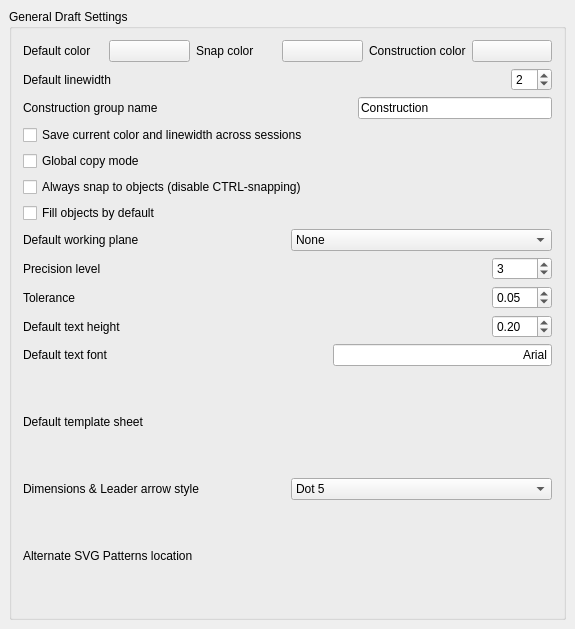
<?xml version="1.0" encoding="UTF-8"?>
<ui version="4.0">
 <class>Gui::Dialog::DlgSettingsDraft</class>
 <widget class="QWidget" name="Gui::Dialog::DlgSettingsDraft">
  <property name="geometry">
   <rect>
    <x>0</x>
    <y>0</y>
    <width>575</width>
    <height>629</height>
   </rect>
  </property>
  <property name="windowTitle">
   <string>General settings</string>
  </property>
  <layout class="QVBoxLayout">
   <property name="spacing">
    <number>6</number>
   </property>
   <property name="margin">
    <number>9</number>
   </property>
   <item>
    <widget class="QGroupBox" name="groupBox">
     <property name="title">
      <string>General Draft Settings</string>
     </property>
     <layout class="QVBoxLayout" name="verticalLayout_2">
      <item>
       <layout class="QHBoxLayout" name="horizontalLayout_2">
        <item>
         <widget class="QLabel" name="label_2">
          <property name="text">
           <string>Default color</string>
          </property>
         </widget>
        </item>
        <item>
         <widget class="Gui::PrefColorButton" name="gui::prefcolorbutton">
          <property name="toolTip">
           <string>the default color for new objects</string>
          </property>
          <property name="color">
           <color>
            <red>0</red>
            <green>0</green>
            <blue>0</blue>
           </color>
          </property>
          <property name="prefEntry" stdset="0">
           <cstring>color</cstring>
          </property>
          <property name="prefPath" stdset="0">
           <cstring>Mod/Draft</cstring>
          </property>
         </widget>
        </item>
        <item>
         <widget class="QLabel" name="label_4">
          <property name="text">
           <string>Snap color</string>
          </property>
         </widget>
        </item>
        <item>
         <widget class="Gui::PrefColorButton" name="gui::prefcolorbutton_2">
          <property name="toolTip">
           <string>the default color for snap symbols</string>
          </property>
          <property name="color">
           <color>
            <red>0</red>
            <green>0</green>
            <blue>0</blue>
           </color>
          </property>
          <property name="prefEntry" stdset="0">
           <cstring>snapcolor</cstring>
          </property>
          <property name="prefPath" stdset="0">
           <cstring>Mod/Draft</cstring>
          </property>
         </widget>
        </item>
        <item>
         <widget class="QLabel" name="label_9">
          <property name="text">
           <string>Construction color</string>
          </property>
         </widget>
        </item>
        <item>
         <widget class="Gui::PrefColorButton" name="gui::prefcolorbutton_3">
          <property name="toolTip">
           <string>This is the default color for objects being drawn while in construction mode.</string>
          </property>
          <property name="color">
           <color>
            <red>44</red>
            <green>125</green>
            <blue>255</blue>
           </color>
          </property>
          <property name="prefEntry" stdset="0">
           <cstring>constructioncolor</cstring>
          </property>
          <property name="prefPath" stdset="0">
           <cstring>Mod/Draft</cstring>
          </property>
         </widget>
        </item>
       </layout>
      </item>
      <item>
       <layout class="QHBoxLayout" name="horizontalLayout_3">
        <item>
         <widget class="QLabel" name="label_3">
          <property name="text">
           <string>Default linewidth</string>
          </property>
         </widget>
        </item>
        <item>
         <spacer name="horizontalSpacer_9">
          <property name="orientation">
           <enum>Qt::Horizontal</enum>
          </property>
          <property name="sizeHint" stdset="0">
           <size>
            <width>40</width>
            <height>20</height>
           </size>
          </property>
         </spacer>
        </item>
        <item>
         <widget class="Gui::PrefSpinBox" name="gui::prefspinbox">
          <property name="toolTip">
           <string>the default linewidth for new objects</string>
          </property>
          <property name="value">
           <number>2</number>
          </property>
          <property name="prefEntry" stdset="0">
           <cstring>linewidth</cstring>
          </property>
          <property name="prefPath" stdset="0">
           <cstring>Mod/Draft</cstring>
          </property>
         </widget>
        </item>
       </layout>
      </item>
      <item>
       <layout class="QHBoxLayout" name="horizontalLayout_10">
        <item>
         <widget class="QLabel" name="label_10">
          <property name="text">
           <string>Construction group name</string>
          </property>
         </widget>
        </item>
        <item>
         <spacer name="horizontalSpacer">
          <property name="orientation">
           <enum>Qt::Horizontal</enum>
          </property>
          <property name="sizeHint" stdset="0">
           <size>
            <width>40</width>
            <height>20</height>
           </size>
          </property>
         </spacer>
        </item>
        <item>
         <widget class="Gui::PrefLineEdit" name="gui::preflineedit_2">
          <property name="toolTip">
           <string>This is the default group name for construction geometry</string>
          </property>
          <property name="text">
           <string>Construction</string>
          </property>
          <property name="prefEntry" stdset="0">
           <cstring>constructiongroupname</cstring>
          </property>
          <property name="prefPath" stdset="0">
           <cstring>Mod/Draft</cstring>
          </property>
         </widget>
        </item>
       </layout>
      </item>
      <item>
       <layout class="QHBoxLayout" name="horizontalLayout_4">
        <item>
         <widget class="Gui::PrefCheckBox" name="gui::prefcheckbox">
          <property name="toolTip">
           <string>check this if you want to use the color/linewidth from the toolbar as default</string>
          </property>
          <property name="text">
           <string>Save current color and linewidth across sessions</string>
          </property>
          <property name="prefEntry" stdset="0">
           <cstring>saveonexit</cstring>
          </property>
          <property name="prefPath" stdset="0">
           <cstring>Mod/Draft</cstring>
          </property>
         </widget>
        </item>
       </layout>
      </item>
      <item>
       <layout class="QHBoxLayout" name="horizontalLayout_7">
        <item>
         <widget class="Gui::PrefCheckBox" name="gui::prefcheckbox_5">
          <property name="toolTip">
           <string>If this is checked, copy mode will be kept across command, otherwise commands will always start in no-copy mode</string>
          </property>
          <property name="text">
           <string>Global copy mode</string>
          </property>
          <property name="prefEntry" stdset="0">
           <cstring>copymode</cstring>
          </property>
          <property name="prefPath" stdset="0">
           <cstring>Mod/Draft</cstring>
          </property>
         </widget>
        </item>
       </layout>
      </item>
      <item>
       <layout class="QHBoxLayout" name="horizontalLayout_5">
        <item>
         <widget class="Gui::PrefCheckBox" name="gui::prefcheckbox_8">
          <property name="toolTip">
           <string>If this is checked, you will always snap to existing objects while drawing. If not, you will be snapping only when pressing CTRL.</string>
          </property>
          <property name="text">
           <string>Always snap to objects (disable CTRL-snapping)</string>
          </property>
          <property name="prefEntry" stdset="0">
           <cstring>alwaysSnap</cstring>
          </property>
          <property name="prefPath" stdset="0">
           <cstring>Mod/Draft</cstring>
          </property>
         </widget>
        </item>
       </layout>
      </item>
      <item>
       <layout class="QHBoxLayout" name="horizontalLayout_8">
        <item>
         <widget class="Gui::PrefCheckBox" name="gui::prefcheckbox_6">
          <property name="toolTip">
           <string>If this is checked, objects will appear as filled as default. Otherwise, they will appear as wireframe</string>
          </property>
          <property name="text">
           <string>Fill objects by default</string>
          </property>
          <property name="prefEntry" stdset="0">
           <cstring>fillmode</cstring>
          </property>
          <property name="prefPath" stdset="0">
           <cstring>Mod/Draft</cstring>
          </property>
         </widget>
        </item>
       </layout>
      </item>
      <item>
       <layout class="QHBoxLayout" name="horizontalLayout_9">
        <item>
         <widget class="QLabel" name="label_12">
          <property name="text">
           <string>Default working plane</string>
          </property>
         </widget>
        </item>
        <item>
         <widget class="Gui::PrefComboBox" name="gui::prefcombobox_2">
          <property name="prefEntry" stdset="0">
           <cstring>defaultWP</cstring>
          </property>
          <property name="prefPath" stdset="0">
           <cstring>Mod/Draft</cstring>
          </property>
          <item>
           <property name="text">
            <string>None</string>
           </property>
          </item>
          <item>
           <property name="text">
            <string>XY (Top)</string>
           </property>
          </item>
          <item>
           <property name="text">
            <string>XZ (Front)</string>
           </property>
          </item>
          <item>
           <property name="text">
            <string>YZ (Side)</string>
           </property>
          </item>
         </widget>
        </item>
       </layout>
      </item>
      <item>
       <layout class="QHBoxLayout" name="horizontalLayout_13">
        <item>
         <widget class="QLabel" name="label_8">
          <property name="text">
           <string>Precision level</string>
          </property>
         </widget>
        </item>
        <item>
         <widget class="Gui::PrefSpinBox" name="gui::prefspinbox_3">
          <property name="maximumSize">
           <size>
            <width>60</width>
            <height>16777215</height>
           </size>
          </property>
          <property name="toolTip">
           <string>The number of decimals in internal coordinates operations (for ex. 3 = 0.001)</string>
          </property>
          <property name="value">
           <number>3</number>
          </property>
          <property name="prefEntry" stdset="0">
           <cstring>precision</cstring>
          </property>
          <property name="prefPath" stdset="0">
           <cstring>Mod/Draft</cstring>
          </property>
         </widget>
        </item>
       </layout>
      </item>
      <item>
       <layout class="QHBoxLayout" name="horizontalLayout_15">
        <item>
         <widget class="QLabel" name="label_7">
          <property name="text">
           <string>Tolerance</string>
          </property>
         </widget>
        </item>
        <item>
         <widget class="Gui::PrefDoubleSpinBox" name="gui::prefdoublespinbox">
          <property name="maximumSize">
           <size>
            <width>60</width>
            <height>16777215</height>
           </size>
          </property>
          <property name="toolTip">
           <string>This is the value used by functions that use a tolerance.
Values with differences below this value will be treated as same.</string>
          </property>
          <property name="suffix">
           <string/>
          </property>
          <property name="singleStep">
           <double>0.010000000000000</double>
          </property>
          <property name="value">
           <double>0.050000000000000</double>
          </property>
          <property name="prefEntry" stdset="0">
           <cstring>tolerance</cstring>
          </property>
          <property name="prefPath" stdset="0">
           <cstring>Mod/Draft</cstring>
          </property>
         </widget>
        </item>
       </layout>
      </item>
      <item>
       <layout class="QHBoxLayout" name="horizontalLayout_6">
        <item>
         <widget class="QLabel" name="label_6">
          <property name="text">
           <string>Default text height</string>
          </property>
         </widget>
        </item>
        <item>
         <widget class="Gui::PrefDoubleSpinBox" name="gui::prefdoublespinbox_2">
          <property name="maximumSize">
           <size>
            <width>60</width>
            <height>16777215</height>
           </size>
          </property>
          <property name="toolTip">
           <string>Default height for texts and dimensions</string>
          </property>
          <property name="value">
           <double>0.200000000000000</double>
          </property>
          <property name="prefEntry" stdset="0">
           <cstring>textheight</cstring>
          </property>
          <property name="prefPath" stdset="0">
           <cstring>Mod/Draft</cstring>
          </property>
         </widget>
        </item>
       </layout>
      </item>
      <item>
       <layout class="QHBoxLayout" name="horizontalLayout_12">
        <item>
         <widget class="QLabel" name="label_5">
          <property name="text">
           <string>Default text font</string>
          </property>
         </widget>
        </item>
        <item>
         <spacer name="horizontalSpacer_3">
          <property name="orientation">
           <enum>Qt::Horizontal</enum>
          </property>
          <property name="sizeHint" stdset="0">
           <size>
            <width>40</width>
            <height>20</height>
           </size>
          </property>
         </spacer>
        </item>
        <item>
         <widget class="Gui::PrefLineEdit" name="gui::preflineedit">
          <property name="toolTip">
           <string>This is the default font name for all Draft texts and dimensions.
It can be a font name such as &quot;Arial&quot;, a default style such as &quot;sans&quot;, &quot;serif&quot;
or &quot;mono&quot;, or a family such as &quot;Arial,Helvetica,sans&quot; or a name with a style
such as &quot;Arial:Bold&quot;</string>
          </property>
          <property name="text">
           <string>Arial</string>
          </property>
          <property name="alignment">
           <set>Qt::AlignRight|Qt::AlignTrailing|Qt::AlignVCenter</set>
          </property>
          <property name="prefEntry" stdset="0">
           <cstring>textfont</cstring>
          </property>
          <property name="prefPath" stdset="0">
           <cstring>Mod/Draft</cstring>
          </property>
         </widget>
        </item>
       </layout>
      </item>
      <item>
       <layout class="QHBoxLayout" name="horizontalLayout_11">
        <item>
         <widget class="QLabel" name="label_11">
          <property name="text">
           <string>Default template sheet</string>
          </property>
         </widget>
        </item>
        <item>
         <spacer name="horizontalSpacer_11">
          <property name="orientation">
           <enum>Qt::Horizontal</enum>
          </property>
          <property name="sizeHint" stdset="0">
           <size>
            <width>40</width>
            <height>20</height>
           </size>
          </property>
         </spacer>
        </item>
        <item>
         <widget class="Gui::PrefFileChooser" name="gui::preffilechooser_2">
          <property name="minimumSize">
           <size>
            <width>300</width>
            <height>0</height>
           </size>
          </property>
          <property name="toolTip">
           <string>The default template to use when creating a new drawing sheet</string>
          </property>
          <property name="prefEntry" stdset="0">
           <cstring>template</cstring>
          </property>
          <property name="prefPath" stdset="0">
           <cstring>Mod/Draft</cstring>
          </property>
         </widget>
        </item>
       </layout>
      </item>
      <item>
       <layout class="QHBoxLayout" name="horizontalLayout_14">
        <item>
         <widget class="QLabel" name="label">
          <property name="text">
           <string>Dimensions &amp; Leader arrow style</string>
          </property>
         </widget>
        </item>
        <item>
         <widget class="Gui::PrefComboBox" name="gui::prefcombobox">
          <property name="prefEntry" stdset="0">
           <cstring>dimsymbol</cstring>
          </property>
          <property name="prefPath" stdset="0">
           <cstring>Mod/Draft</cstring>
          </property>
          <item>
           <property name="text">
            <string>Dot 5</string>
           </property>
          </item>
          <item>
           <property name="text">
            <string>Dot 7</string>
           </property>
          </item>
          <item>
           <property name="text">
            <string>Dot 9</string>
           </property>
          </item>
          <item>
           <property name="text">
            <string>Circle 5</string>
           </property>
          </item>
          <item>
           <property name="text">
            <string>Circle 7</string>
           </property>
          </item>
          <item>
           <property name="text">
            <string>Circle 9</string>
           </property>
          </item>
          <item>
           <property name="text">
            <string>Slash 5</string>
           </property>
          </item>
          <item>
           <property name="text">
            <string>Slash 7</string>
           </property>
          </item>
          <item>
           <property name="text">
            <string>Slash 9</string>
           </property>
          </item>
          <item>
           <property name="text">
            <string>Backslash 5</string>
           </property>
          </item>
          <item>
           <property name="text">
            <string>Backslash 7</string>
           </property>
          </item>
          <item>
           <property name="text">
            <string>Backslash 9</string>
           </property>
          </item>
         </widget>
        </item>
       </layout>
      </item>
      <item>
       <layout class="QHBoxLayout" name="horizontalLayout">
        <item>
         <widget class="QLabel" name="label_13">
          <property name="text">
           <string>Alternate SVG Patterns location</string>
          </property>
         </widget>
        </item>
        <item>
         <spacer name="horizontalSpacer_10">
          <property name="orientation">
           <enum>Qt::Horizontal</enum>
          </property>
          <property name="sizeHint" stdset="0">
           <size>
            <width>40</width>
            <height>20</height>
           </size>
          </property>
         </spacer>
        </item>
        <item>
         <widget class="Gui::PrefFileChooser" name="gui::preffilechooser_3">
          <property name="minimumSize">
           <size>
            <width>300</width>
            <height>0</height>
           </size>
          </property>
          <property name="toolTip">
           <string>Here you can specify a directory containing SVG files containing &lt;pattern&gt; definitions that can be added to the standard Draft hatch patterns</string>
          </property>
          <property name="prefEntry" stdset="0">
           <cstring>patternFile</cstring>
          </property>
          <property name="prefPath" stdset="0">
           <cstring>Mod/Draft</cstring>
          </property>
         </widget>
        </item>
       </layout>
      </item>
     </layout>
    </widget>
   </item>
  </layout>
 </widget>
 <layoutdefault spacing="6" margin="11"/>
 <pixmapfunction>qPixmapFromMimeSource</pixmapfunction>
 <customwidgets>
  <customwidget>
   <class>Gui::FileChooser</class>
   <extends>QWidget</extends>
   <header>Gui/FileDialog.h</header>
  </customwidget>
  <customwidget>
   <class>Gui::ColorButton</class>
   <extends>QPushButton</extends>
   <header>Gui/Widgets.h</header>
  </customwidget>
  <customwidget>
   <class>Gui::PrefFileChooser</class>
   <extends>Gui::FileChooser</extends>
   <header>Gui/PrefWidgets.h</header>
  </customwidget>
  <customwidget>
   <class>Gui::PrefSpinBox</class>
   <extends>QSpinBox</extends>
   <header>Gui/PrefWidgets.h</header>
  </customwidget>
  <customwidget>
   <class>Gui::PrefColorButton</class>
   <extends>Gui::ColorButton</extends>
   <header>Gui/PrefWidgets.h</header>
  </customwidget>
  <customwidget>
   <class>Gui::PrefCheckBox</class>
   <extends>QCheckBox</extends>
   <header>Gui/PrefWidgets.h</header>
  </customwidget>
  <customwidget>
   <class>Gui::PrefComboBox</class>
   <extends>QComboBox</extends>
   <header>Gui/PrefWidgets.h</header>
  </customwidget>
  <customwidget>
   <class>Gui::PrefLineEdit</class>
   <extends>QLineEdit</extends>
   <header>Gui/PrefWidgets.h</header>
  </customwidget>
  <customwidget>
   <class>Gui::PrefDoubleSpinBox</class>
   <extends>QDoubleSpinBox</extends>
   <header>Gui/PrefWidgets.h</header>
  </customwidget>
 </customwidgets>
 <resources/>
 <connections/>
</ui>
